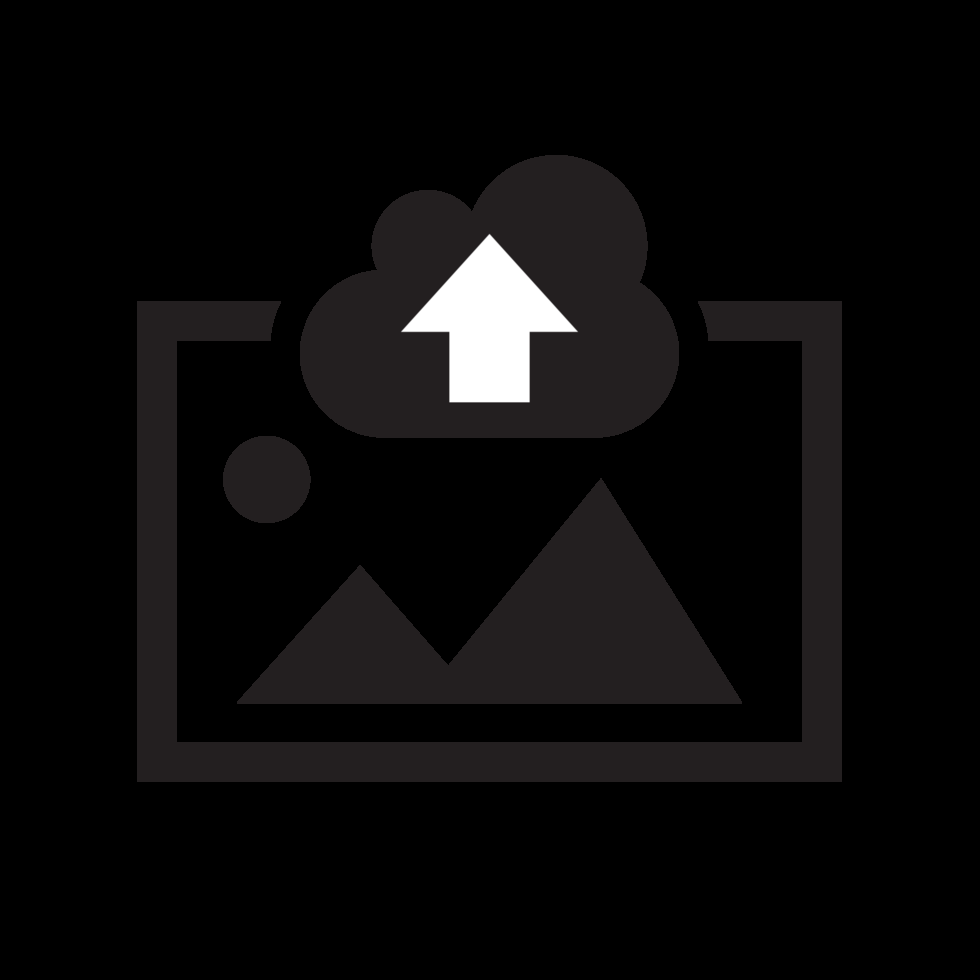
#> input picture src/public/default.jpg, 980 x 980 px
$ python -i procesar2.py   (imports and definitions only)
#> lines starting #> are read from the running program, lines starting #| are printed output that depends on the picture; after the words box and inside, x2 and y2 are one past the last pixel; in counts of white or black regions, pixels touching at a corner belong together
# funciones para procesar una imagen
#       - Transformar a grises
#       - Operaciones Morfologicas cierre  y umbralizacion

########################################################################

import cv2
from tkinter import Tk
import numpy as np
from tkinter.filedialog import askopenfilename
from vista import escalar_imagen

def procesar_una_imagen(ruta_imagen):

    #convertir imagen de color a escala de grises
#> called with ruta_imagen = 'public/default.jpg'
    imagengray = cv2.imread(ruta_imagen, cv2.IMREAD_GRAYSCALE)
#> imagengray: shape (980, 980); min 0, max 255, mean 10.4

    # Aplicar filtro Gaussiano para suavizar la imagen
    imagen_suavizada = cv2.GaussianBlur(imagengray, (5, 5), 0)

    #umbralizar la imagen (Binaria)
    _, umbralizada = cv2.threshold(imagen_suavizada, 40, 255, cv2.THRESH_BINARY)
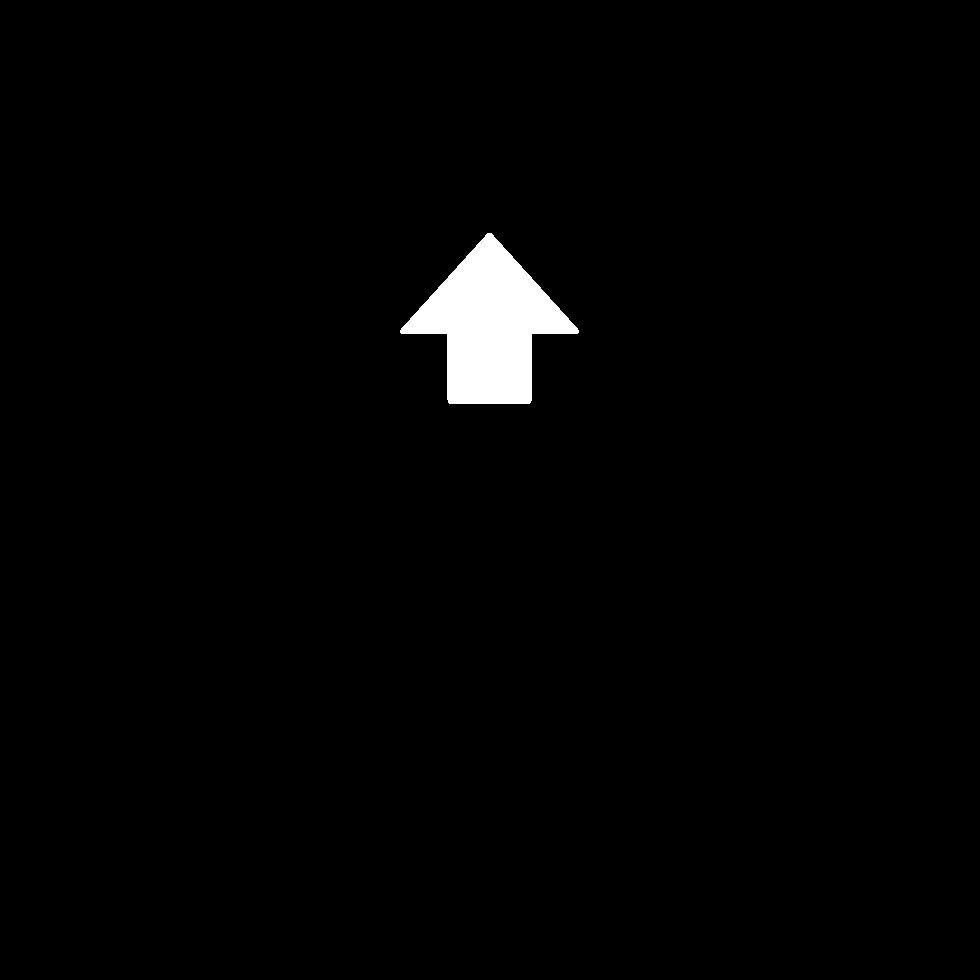
#> umbralizada: shape (980, 980); 1.6% white; 1 white region, box (x1, y1, x2, y2) and area: (400, 233, 579, 404) 15505

    # Aplicar operación morfologica de cierre para cerrar huecos
    kernel = np.ones((5, 5), np.uint8)
    umbralizada = cv2.morphologyEx(umbralizada, cv2.MORPH_CLOSE, kernel)

    # Mostrar la imagen umbralizada
    # cv2.namedWindow("Imagen umbralizada", cv2.WINDOW_AUTOSIZE)
    # cv2.imshow("Imagen umbralizada", escalar_imagen(umbralizada))
    print("Imagen Procesada")
    return umbralizada

>>> result = procesar_una_imagen('public/default.jpg')
